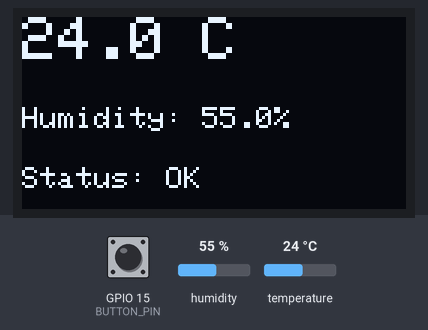
The program below on a simulated ESP32. On the bench: 128×64 one-colour display. The test bench sets the inputs (shaded band); at power-on: humidity 55 %, GPIO 15 (BUTTON_PIN) HIGH, temperature 24 °C. What the program prints to the serial monitor is not drawn.

Above: at 1.8 s.
1.9 s: humidity set to 31 %
At 2.6 s:
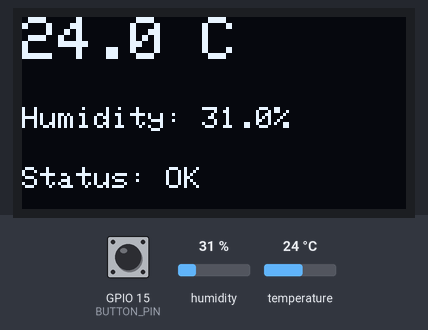
3.6 s: humidity set to 28 %
At 5.4 s:
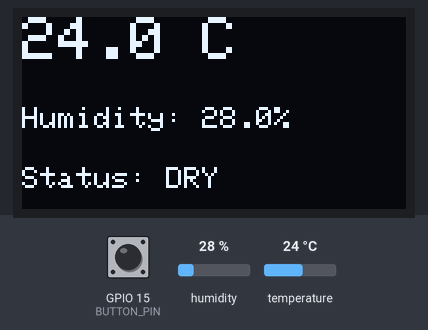
5.7 s: GPIO 15 (BUTTON_PIN) pulled LOW for 0.65 s
At 7.4 s:
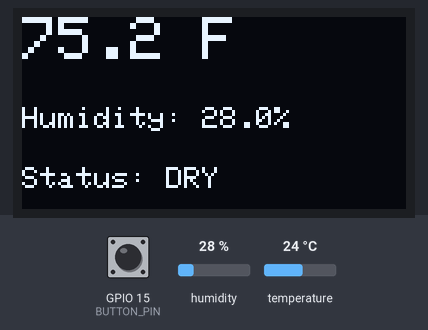
7.8 s: humidity set to 40 %
At 9.8 s:
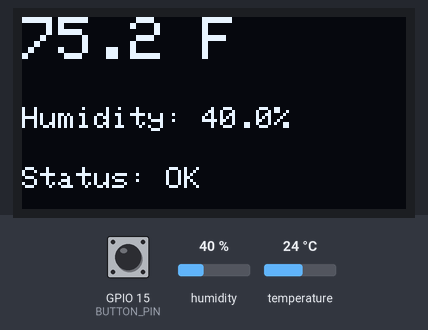
10.1 s: humidity set to 59 %
At 11.7 s:
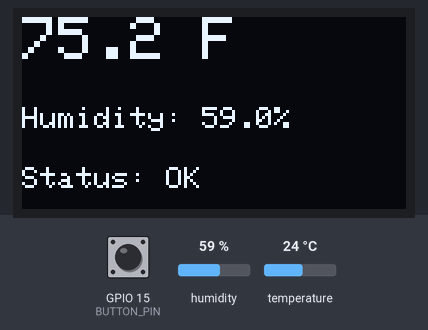
12.3 s: humidity set to 62 %
At 13.6 s:
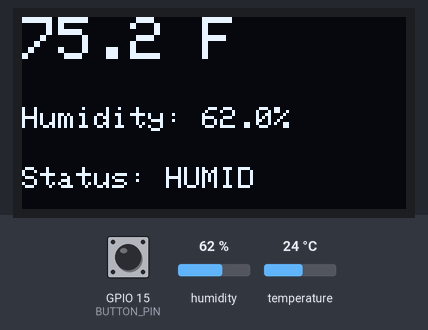
Timing chart, 0 to 15.3 s (numbered marks = the images above; inputs shaded):
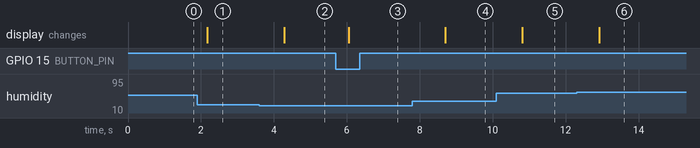

The program:

main.cpp
```cpp
#include <Arduino.h>
#include <Wire.h>
#include <Adafruit_GFX.h>
#include <Adafruit_SSD1306.h>
#include <DHT.h>

// ================= OLED =================
#define SCREEN_WIDTH 128
#define SCREEN_HEIGHT 64

Adafruit_SSD1306 display(SCREEN_WIDTH, SCREEN_HEIGHT, &Wire, -1);

// ================= DHT22 =================
#define DHTPIN 4
#define DHTTYPE DHT22

DHT dht(DHTPIN, DHTTYPE);

// ================= Push Button =================
#define BUTTON_PIN 15

bool showFahrenheit = false;
bool lastButtonState = HIGH; // INPUT_PULLUP

void setup() {

  Serial.begin(115200);

  // DHT22
  dht.begin();

  // Push Button
  pinMode(BUTTON_PIN, INPUT_PULLUP);

  // OLED
  if (!display.begin(SSD1306_SWITCHCAPVCC, 0x3C)) {
    Serial.println("OLED initialization failed!");
    while (true);
  }

  display.clearDisplay();
  display.setTextColor(SSD1306_WHITE);

  Serial.println("Smart Weather Station Started");
}

void loop() {

  // ================= Button =================
  bool currentButtonState = digitalRead(BUTTON_PIN);

  // Detect button press
  if (currentButtonState == LOW && lastButtonState == HIGH) {

    showFahrenheit = !showFahrenheit;

    Serial.println("Button Pressed");

    delay(200); // Debounce
  }

  lastButtonState = currentButtonState;

  // ================= Read DHT22 =================
  float humidity = dht.readHumidity();
  float tempC = dht.readTemperature();
  float tempF = dht.readTemperature(true);

  if (isnan(humidity) || isnan(tempC)) {
    Serial.println("Failed to read from DHT22");
    return;
  }

  // ================= Weather Status =================
  String status;

  if (humidity < 30)
    status = "DRY";
  else if (humidity <= 60)
    status = "OK";
  else
    status = "HUMID";

  // ================= OLED Display =================
  display.clearDisplay();

  display.setTextSize(2);
  display.setCursor(0, 0);

  if (showFahrenheit) {
    display.print(tempF, 1);
    display.println(" F");
  } else {
    display.print(tempC, 1);
    display.println(" C");
  }

  display.setTextSize(1);

  display.setCursor(0, 30);
  display.print("Humidity: ");
  display.print(humidity, 1);
  display.println("%");

  display.setCursor(0, 50);
  display.print("Status: ");
  display.println(status);

  display.display();

  // ================= Serial Monitor =================
  Serial.print("Temperature: ");

  if (showFahrenheit)
    Serial.print(tempF);
  else
    Serial.print(tempC);

  Serial.print(showFahrenheit ? " F" : " C");

  Serial.print(" | Humidity: ");
  Serial.print(humidity);

  Serial.print("% | Status: ");
  Serial.println(status);

  delay(500);
}
```

Measured:
- the behaviour switches between 30 and 29 % on humidity (found by bisection; images 1 and 2)
- the behaviour switches between 60 and 61 % on humidity (found by bisection; images 5 and 6)
- after the input at 1.9 s, the display: changes after 0.27 s (image 1)
- after the input at 3.6 s, the display: changes after 0.68 s (image 2)
- after the input at 5.7 s, the display: changes after 0.36 s (image 3)
- after the input at 7.8 s, the display: changes after 0.90 s (image 4)
- after the input at 10.1 s, the display: changes after 0.71 s (image 5)
- after the input at 12.3 s, the display: changes after 0.62 s (image 6)
